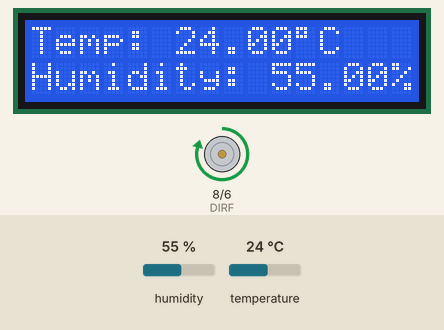
This sketch was run on a simulated Arduino Uno, built with avr-gcc and run on an emulated ATmega328P. On the bench: 16×2 character LCD, motor-driver pin pairs drawn as motors (green arrow = first pin HIGH = forward, orange = second pin HIGH = backward, longer = more drive, scaled by the enable pin). The inputs (shaded band) are chosen by the test bench; at power-on: temperature 24 °C, humidity 55 %. What the sketch prints to the serial monitor is not drawn.

Above: at 1.2 s.
1.3 s: temperature set to 22.7 °C
At 3.2 s:
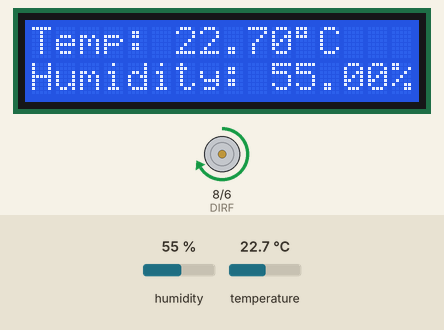
3.5 s: temperature set to 21.4 °C
At 4.4 s:
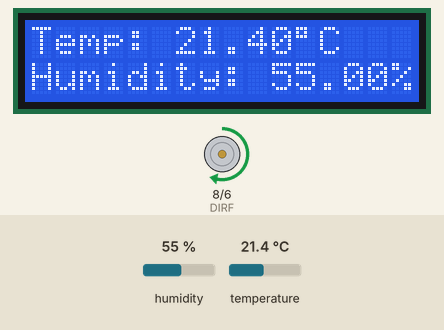
5.6 s: temperature set to 20.4 °C
At 6.8 s:
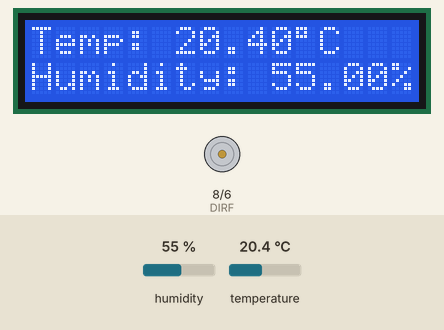
7.6 s: humidity set to 22 %
At 9.1 s:
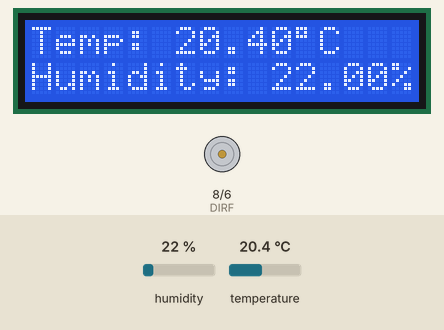
Timing chart, 0 to 10.6 s (numbered marks = the images above; inputs shaded):
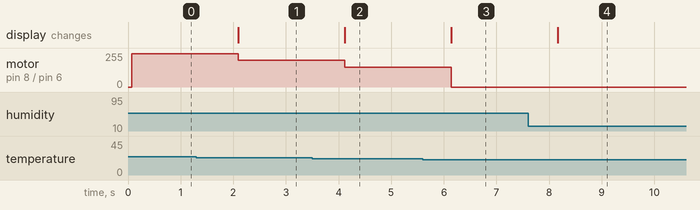

Measured:
- the behaviour switches between 22 and 21.9 °C on temperature (found by bisection; images 1 and 2)
- the behaviour switches between 21 and 20.9 °C on temperature (found by bisection; images 2 and 3)
- after the input at 1.3 s, motor on pin 8 (DIRF) / pin 6 (DIRB): forward 250/255 → forward 200/255 after 0.80 s; the display: changes after 0.80 s (image 1)
- after the input at 3.5 s, motor on pin 8 (DIRF) / pin 6 (DIRB): forward 200/255 → forward 150/255 after 0.62 s; the display: changes after 0.62 s (image 2)
- after the input at 5.6 s, motor on pin 8 (DIRF) / pin 6 (DIRB): forward 150/255 → stopped after 0.54 s; the display: changes after 0.54 s (image 3)
- after the input at 7.6 s, the display: changes after 0.56 s (image 4)

The sketch:

sketch_temp_display_fan.ino
```cpp
#include <dht.h>
#include <LiquidCrystal.h>

// L293D for fan
#define ENA 9
#define DIRF 8
#define DIRB 6

// Temp & humitity sensor
#define DHT22_PIN 7
dht DHT;

// Display panel
LiquidCrystal lcd(12, 11, 5, 4, 3, 2);


void setup() {
  lcd.begin(16, 2);
  Serial.begin(9600);

  pinMode(ENA, OUTPUT); // Speed control pin
  pinMode(DIRF, OUTPUT); // Direction control pin (forwards if high)
  pinMode(DIRB, OUTPUT); // Direction control pin (Backwards if high)

  // Set motor to off initially
  analogWrite(ENA, 0);
  digitalWrite(DIRF, LOW);
  digitalWrite(DIRB, LOW);
}


void loop() {
  int chk = DHT.read22(DHT22_PIN);
  float temp = DHT.temperature; // Variable for temperature
  float humid = DHT.humidity; // Variable for humidity

  // Display on LCD
  lcd.setCursor(0, 0);
  lcd.print("Temp: ");
  lcd.print(temp);
  lcd.print((char)223);
  lcd.print("C   ");

  lcd.setCursor(0, 1);
  lcd.print("Humidity: ");
  lcd.print(humid);
  lcd.print("%   ");

  // Fan control logic
  if (temp >= 21.0 && temp <= 21.9) {
    Serial.println("Fan LOW");
    digitalWrite(DIRF, HIGH);
    digitalWrite(DIRB, LOW);
    analogWrite(ENA, 150);   // Low speed
  } else if (temp >= 22.0 && temp <= 22.9) {
    Serial.println("Fan MEDIUM");
    digitalWrite(DIRF, HIGH);
    digitalWrite(DIRB, LOW);
    analogWrite(ENA, 200);   // Medium speed

  } else if (temp >= 23) {
    Serial.println("Fan HIGH");
    digitalWrite(DIRF, HIGH);
    digitalWrite(DIRB, LOW);
    analogWrite(ENA, 250);   // High speed

  } else {
    Serial.println("Fan OFF");
    analogWrite(ENA, 0);     // Fan off
    digitalWrite(DIRF, LOW);
    digitalWrite(DIRB, LOW);
  }

  delay(1000); // Wait 1 second
}
```
